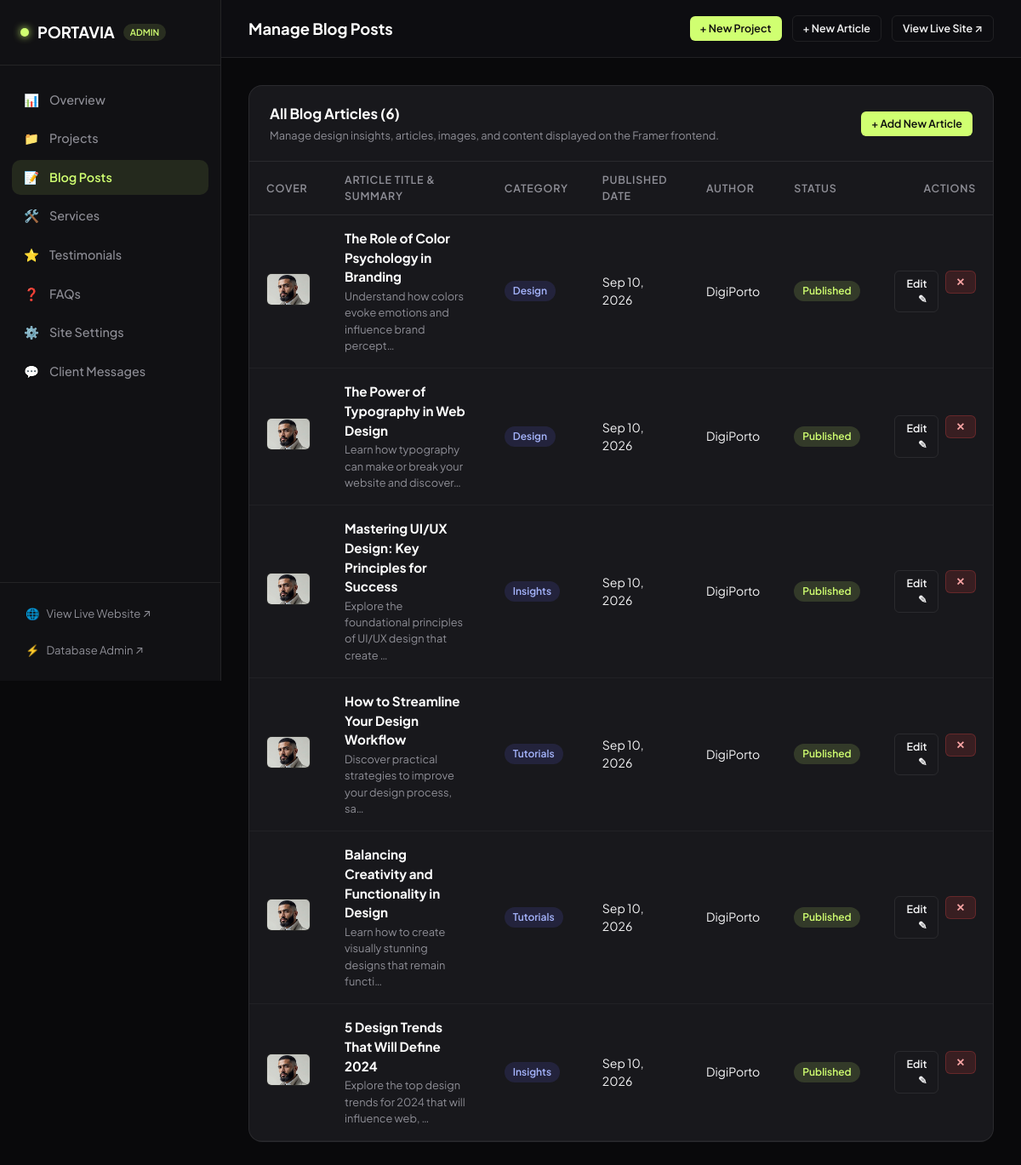
Page /dashboard/blogs/ on the committed database.
### portfolio/models.py (models this page shows, shortened)
class BlogPost(models.Model):
    title = models.CharField(max_length=250)
    slug = models.SlugField(max_length=260, unique=True, blank=True)
    category = models.ForeignKey(Category, on_delete=models.SET_NULL, null=True, blank=True, related_name="blog_posts")
    summary = models.TextField(blank=True)
    content = models.TextField()
    cover_image = models.ImageField(upload_to="blogs/", blank=True, null=True)
    cover_image_static = models.CharField(max_length=255, blank=True)
    author = models.CharField(max_length=100, default="DigiPorto")
    read_time = models.CharField(max_length=50, default="5 min read")
    published_date = models.DateField(default=timezone.now)
    is_featured = models.BooleanField(default=False)
    is_published = models.BooleanField(default=True)
    created_at = models.DateTimeField(auto_now_add=True)
    updated_at = models.DateTimeField(auto_now=True)
    class Meta:
        ordering = ["-published_date", "-created_at"]
    @property
    def cover_url(self):
        if self.cover_image:
            return self.cover_image.url
        if self.cover_image_static:
            return f"/static/images/{self.cover_image_static}"
        return "/static/images/0WpkDjML9SeFblp0HONUfUfivIs.jpg"

class Category(models.Model):
    TYPE_CHOICES = (
        ("project", "Project Category"),
        ("blog", "Blog Category"),
    )
    name = models.CharField(max_length=100)
    slug = models.SlugField(max_length=120, unique=True, blank=True)
    category_type = models.CharField(max_length=20, choices=TYPE_CHOICES, default="project")
    class Meta:
        verbose_name_plural = "Categories"
        ordering = ["name"]

### portfolio/dashboard_views.py (the view)
# urls.py: path("dashboard/blogs/", dashboard_views.dashboard_blogs, name="dashboard_blogs"),
def dashboard_blogs(request):
    blogs = BlogPost.objects.all()
    context = {
        "page_title": "Manage Blog Posts",
        "active_tab": "blogs",
        "blogs": blogs,
    }
    return render(request, "dashboard/blogs.html", context)

### portfolio/context_processors.py (called while the page is built)
def site_settings_context(request):
    try:
        settings = SiteSettings.get_solo()
    except Exception:
        settings = None
    return {
        'site_settings': settings
    }

### portfolio/models.py (called while the page is built)
    @classmethod
    def get_solo(cls):
        obj, created = cls.objects.get_or_create(id=1)
        return obj

### templates/dashboard/blogs.html (shortened to what this page needs)
{% extends "dashboard/base.html" %}
{% block content %}
<div class="db-card">
    <div class="db-card-header">
        <div>
            <div class="db-card-title">All Blog Articles ({{ blogs.count }})</div>
            <div style="font-size: 0.8rem; color: var(--db-text-muted); margin-top: 4px;">
                Manage design insights, articles, images, and content displayed on the Framer frontend.
            </div>
        </div>
        <a href="{% url 'portfolio:dashboard_blog_create' %}" class="btn btn-accent btn-sm">
            + Add New Article
        </a>
    </div>
    <table class="db-table">
        <thead>
            <tr>
                <th style="width: 70px;">Cover</th>
                <th>Article Title & Summary</th>
                <th>Category</th>
                <th>Published Date</th>
                <th>Author</th>
                <th>Status</th>
                <th style="text-align: right;">Actions</th>
            </tr>
        </thead>
        <tbody>
            {% for b in blogs %}
                <tr>
                    <td>
                        <img src="{{ b.cover_url }}" alt="{{ b.title }}" class="thumb-preview">
                    </td>
                    <td>
                        <strong style="color: #fff; font-size: 0.95rem;">{{ b.title }}</strong>
                        <div style="font-size: 0.8rem; color: var(--db-text-muted); margin-top: 2px;">
                            {{ b.summary|truncatechars:65 }}
                        </div>
                    </td>
                    <td>
                        <span class="badge badge-blue">{{ b.category.name|default:"Insights" }}</span>
                    </td>
                    <td>{{ b.published_date|date:"M d, Y" }}</td>
                    <td>{{ b.author }}</td>
                    <td>
                        {% if b.is_published %}
                            <span class="badge badge-lime">Published</span>
                        {% else %}
                            <span class="badge badge-gray">Draft</span>
                        {% endif %}
                    </td>
                    <td style="text-align: right;">
                        <div style="display: inline-flex; gap: 8px;">
                            <a href="{% url 'portfolio:dashboard_blog_edit' b.pk %}" class="btn btn-outline btn-sm">
                                Edit ✎
                            </a>
                            <form action="{% url 'portfolio:dashboard_blog_delete' b.pk %}" method="POST" style="display: inline;" onsubmit="return confirm('Are you sure you want to delete this article?');">
                                <button type="submit" class="btn btn-danger btn-sm">✕</button>
                            </form>
                        </div>
                    </td>
                </tr>
            {% empty %}
                <tr>
                    <td colspan="7" style="text-align: center; padding: 40px; color: var(--db-text-muted);">
                        No blog posts found. Click <strong>+ Add New Article</strong> above to create one.
                    </td>
                </tr>
            {% endfor %}
        </tbody>
    </table>
</div>
{% endblock %}

### static/css/dashboard.css (style rules this page uses)
:root { --db-bg: #09090b; --db-sidebar: #111114; --db-card: #18181c; --db-card-hover: #1f1f24; --db-border: rgba(255, 255, 255, 0.08); --db-border-focus: rgba(208, 255, 113, 0.4); --db-text: #f4f4f5; --db-text-muted: #8e8e96; --db-text-dim: #52525b; --db-accent: #d0ff71; --db-accent-hover: #e2ff9e; --db-accent-glow: rgba(208, 255, 113, 0.2); --db-primary: #6366f1; --db-danger: #ef4444; --db-success: #10b981; --db-warning: #f59e0b; --radius-sm: 6px; --radius-md: 10px; --radius-lg: 16px; --radius-pill: 9999px; --font-sans: 'Plus Jakarta Sans', -apple-system, BlinkMacSystemFont, sans-serif; --font-mono: 'JetBrains Mono', monospace; }
* { box-sizing: border-box; margin: 0; padding: 0; }
body { font-family: var(--font-sans); background-color: var(--db-bg); color: var(--db-text); line-height: 1.5; display: flex; min-height: 100vh; overflow-x: hidden; }
.btn { display: inline-flex; align-items: center; gap: 8px; padding: 8px 18px; font-size: 0.85rem; font-weight: 600; border-radius: var(--radius-md); cursor: pointer; text-decoration: none; border: none; transition: all 0.2s ease; }
.btn-accent { background: var(--db-accent); color: #0b0b0d; }
.btn-outline { background: transparent; color: var(--db-text); border: 1px solid var(--db-border); }
.btn-danger { background: rgba(239, 68, 68, 0.15); color: #fca5a5; border: 1px solid rgba(239, 68, 68, 0.25); }
.btn-sm { padding: 5px 12px; font-size: 0.78rem; border-radius: var(--radius-sm); }
.db-card { background: var(--db-card); border: 1px solid var(--db-border); border-radius: var(--radius-lg); overflow: hidden; margin-bottom: 24px; }
.db-card-header { padding: 20px 24px; border-bottom: 1px solid var(--db-border); display: flex; align-items: center; justify-content: space-between; }
.db-card-title { font-size: 1.05rem; font-weight: 700; color: #fff; }
.db-table { width: 100%; border-collapse: collapse; text-align: left; }
.db-table th { padding: 12px 20px; font-size: 0.78rem; text-transform: uppercase; letter-spacing: 0.06em; color: var(--db-text-muted); border-bottom: 1px solid var(--db-border); font-weight: 600; }
.db-table td { padding: 16px 20px; border-bottom: 1px solid rgba(255, 255, 255, 0.04); font-size: 0.88rem; color: var(--db-text); vertical-align: middle; }
.thumb-preview { width: 52px; height: 38px; border-radius: var(--radius-sm); object-fit: cover; background: #111; border: 1px solid var(--db-border); }
.badge { display: inline-flex; align-items: center; gap: 4px; font-size: 0.75rem; font-weight: 600; padding: 3px 10px; border-radius: var(--radius-pill); }
.badge-lime { background: rgba(208, 255, 113, 0.15); color: var(--db-accent); }
.badge-blue { background: rgba(99, 102, 241, 0.15); color: #a5b4fc; }

### rows in the picture
BlogPost: cover_url (picture), title "The Role of Color Psychology in Branding", summary "Understand how colors evoke emotions and influence brand percept…", category.name "Design", published_date "Sep 10, 2026", author "DigiPorto", is_published "Published"
BlogPost: cover_url (picture), title "The Power of Typography in Web Design", summary "Learn how typography can make or break your website and discover…", category.name "Design", published_date "Sep 10, 2026", author "DigiPorto", is_published "Published"
BlogPost: cover_url (picture), title "Mastering UI/UX Design: Key Principles for Success", summary "Explore the foundational principles of UI/UX design that create …", category.name "Insights", published_date "Sep 10, 2026", author "DigiPorto", is_published "Published"
BlogPost: cover_url (picture), title "How to Streamline Your Design Workflow", summary "Discover practical strategies to improve your design process, sa…", category.name "Tutorials", published_date "Sep 10, 2026", author "DigiPorto", is_published "Published"
BlogPost: cover_url (picture), title "Balancing Creativity and Functionality in Design", summary "Learn how to create visually stunning designs that remain functi…", category.name "Tutorials", published_date "Sep 10, 2026", author "DigiPorto", is_published "Published"
BlogPost: cover_url (picture), title "5 Design Trends That Will Define 2024", summary "Explore the top design trends for 2024 that will influence web, …", category.name "Insights", published_date "Sep 10, 2026", author "DigiPorto", is_published "Published"

### other values in the picture
{{ page_title }} "Manage Blog Posts"
{{ blogs.count }} "6"
